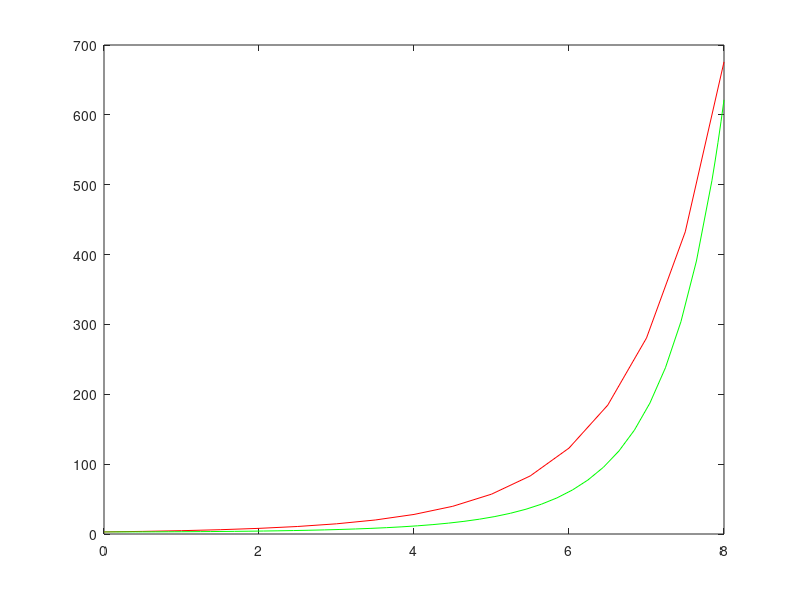

Write the MATLAB code that produced this figure.
%% Aufgabe 8.9b
% Implementation des expliziten Trapezverfahrens

% Testet das Trapezrverfahren gegen den od45-solver
function [ ] = trapez_ode45_test()
    % Anfangswert, Schrittweite, Intervall
    y0 = 3;
    T = 8;
    h = 0.5;
    
    % Gleichung aufstellen
    fun = @(t,y) (t.*y./6);
    
    % Approximatives Lösen durch trapez und Ode45
    [t, y] = trapez(fun, h, T, y0);
    [t_ode, y_ode] = ode45(fun, [0,8], y0);  
    
    % Plot
    plot(t, y , 'r-')
    hold on;
    plot(t_ode, y_ode, 'g-');
    hold on;
end

% Funktion erfordert: 
% Differentialgleichung     dgl (functionhandle)
% Schrittweite              h
% Obere Intervallgrenze     T
% Anfangswert               y0
function [t y] = trapez(dgl, h, T, y0)

    t    = 0:h:T;       % Zeitvektor
    n    = length(t);   % Anzahl Schritte
    y    = zeros(n,1);  % Inizialisieren von y
    y(1) = y0;          % Startwert
    
    for k = 1:n-1
        y(k+1) = y(k) + (h/2).*(y(k) + dgl(t(k),y(k)));
    end 
end